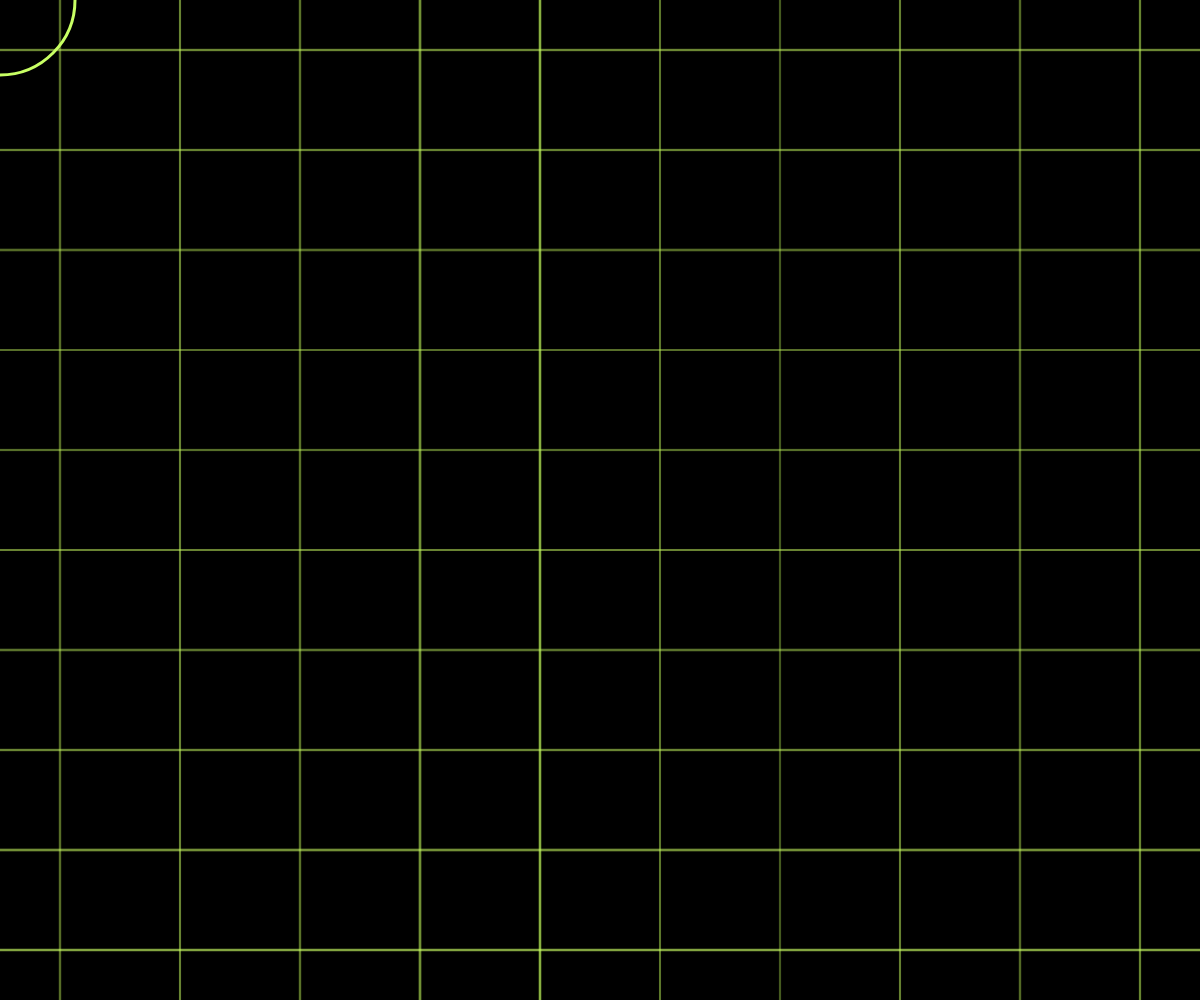
Frame 1 (no input)
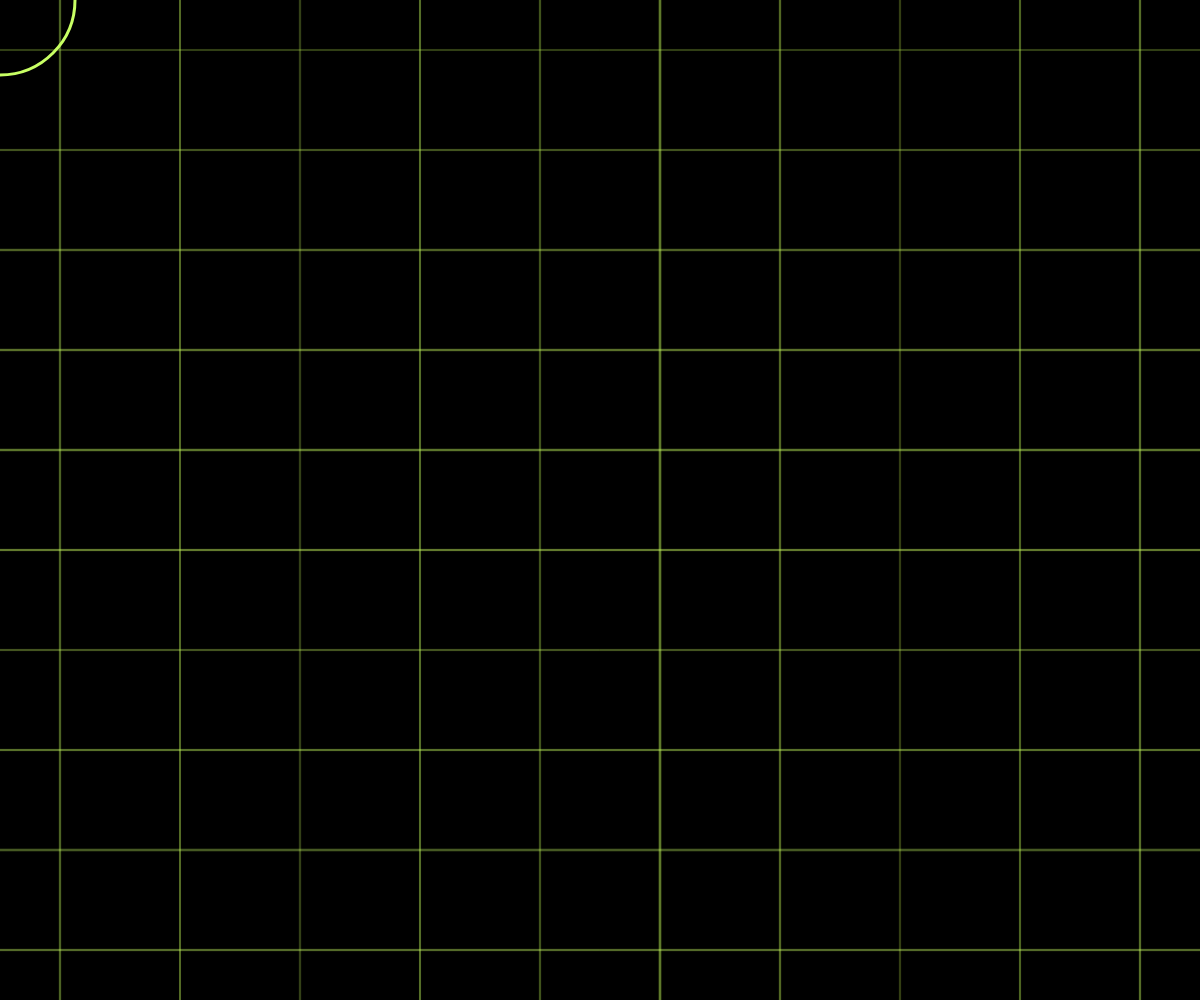
Frame 60 (no input)
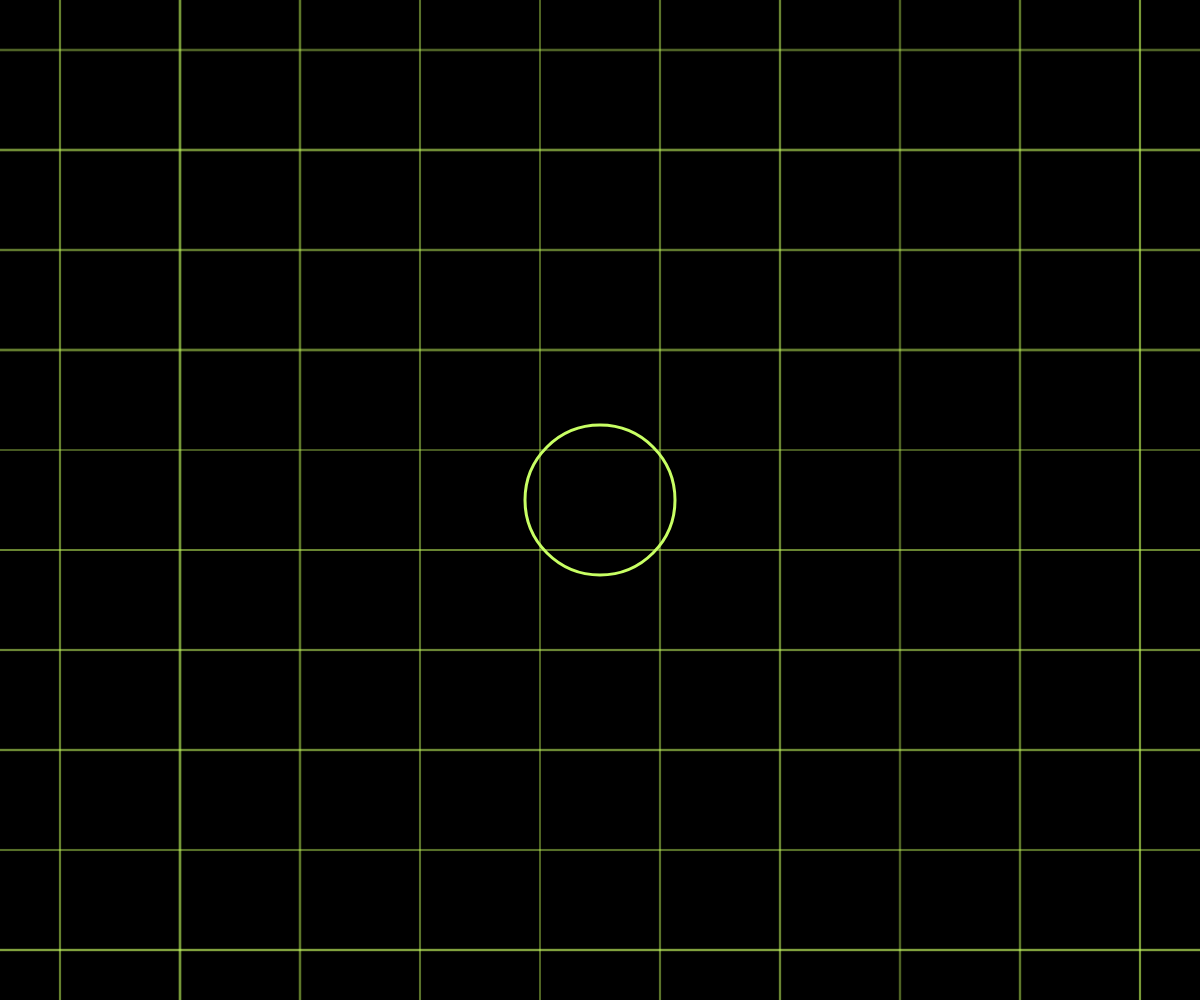
Frame 120 (the mouse pressed at the canvas centre since frame 60)

The p5.js sketch that drew these frames (run headless with seeded random() and noise() and a simulated clock; from frame 60 on, the mouse is pressed at the canvas centre):

// p5.js sketch
// ── sketch.js
function setup() {
  createCanvas(windowWidth, windowHeight);
}

function draw() {
  //definition
  gridx = width / 10;
  gridy = height /10;

  //background
  background(0);

   //circle
  strokeWeight(3)
  stroke(200, 255, 100)
  fill(0, 0, 0, 0)
  circle(mouseX, mouseY, 150);
  
    for (let y = 0; y < 10; y++) {
      for (let x = 0; x < 10; x++) {
        //grid
        strokeWeight(random(3))
        stroke(200, 255, 100, random(50))
        line(0, gridy*y + gridy/2, width, gridy*y + gridy/2)
        line(gridx*x + gridx/2, 0, gridx*x + gridx/2, height)
    } 
  }
}

function windowResized() {
  resizeCanvas(windowWidth, windowHeight);
}
